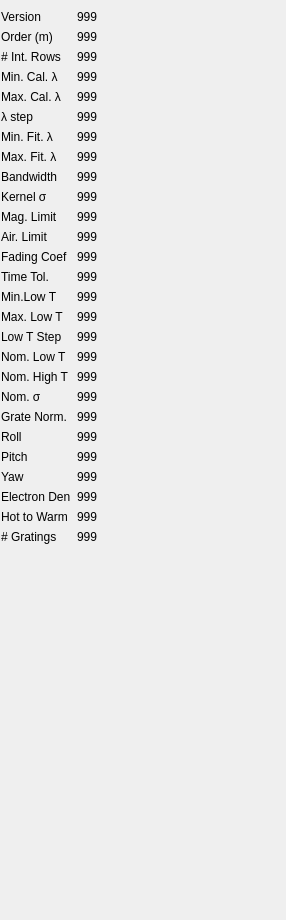
    <widget class="QWidget" name="tab_3">
     <attribute name="title">
      <string>Config File</string>
     </attribute>
     <widget class="QWidget" name="verticalLayoutWidget_5">
      <property name="geometry">
       <rect>
        <x>1</x>
        <y>10</y>
        <width>276</width>
        <height>901</height>
       </rect>
      </property>
      <layout class="QVBoxLayout" name="verticalLayout_11">
       <item>
        <layout class="QFormLayout" name="formLayout">
         <item row="0" column="0">
          <widget class="QLabel" name="label_15">
           <property name="text">
            <string>Version</string>
           </property>
          </widget>
         </item>
         <item row="0" column="1">
          <widget class="QLabel" name="SpectralConfigVersion_label">
           <property name="text">
            <string>999</string>
           </property>
          </widget>
         </item>
         <item row="1" column="0">
          <widget class="QLabel" name="label_16">
           <property name="text">
            <string>Order (m)</string>
           </property>
          </widget>
         </item>
         <item row="1" column="1">
          <widget class="QLabel" name="SpectralConfigOrder_label">
           <property name="text">
            <string>999</string>
           </property>
          </widget>
         </item>
         <item row="2" column="0">
          <widget class="QLabel" name="label_20">
           <property name="text">
            <string># Int. Rows</string>
           </property>
          </widget>
         </item>
         <item row="2" column="1">
          <widget class="QLabel" name="SpectralConfigRowDelta_label">
           <property name="text">
            <string>999</string>
           </property>
          </widget>
         </item>
         <item row="3" column="0">
          <widget class="QLabel" name="label_21">
           <property name="text">
            <string>&lt;html&gt;&lt;head/&gt;&lt;body&gt;&lt;p&gt;Min. Cal. λ&lt;/p&gt;&lt;/body&gt;&lt;/html&gt;</string>
           </property>
          </widget>
         </item>
         <item row="4" column="0">
          <widget class="QLabel" name="label_22">
           <property name="text">
            <string>&lt;html&gt;&lt;head/&gt;&lt;body&gt;&lt;p&gt;Max. Cal. λ&lt;/p&gt;&lt;/body&gt;&lt;/html&gt;</string>
           </property>
          </widget>
         </item>
         <item row="5" column="0">
          <widget class="QLabel" name="label_23">
           <property name="text">
            <string>&lt;html&gt;&lt;head/&gt;&lt;body&gt;&lt;p&gt;λ step&lt;/p&gt;&lt;/body&gt;&lt;/html&gt;</string>
           </property>
          </widget>
         </item>
         <item row="6" column="0">
          <widget class="QLabel" name="label_24">
           <property name="text">
            <string>&lt;p&gt;Min. Fit. λ&lt;/p&gt;&lt;/body&gt;&lt;/html&gt;</string>
           </property>
          </widget>
         </item>
         <item row="7" column="0">
          <widget class="QLabel" name="label_25">
           <property name="text">
            <string>&lt;html&gt;&lt;head/&gt;&lt;body&gt;&lt;p&gt;Max. Fit. λ&lt;/p&gt;&lt;/body&gt;&lt;/html&gt;</string>
           </property>
          </widget>
         </item>
         <item row="8" column="0">
          <widget class="QLabel" name="label_26">
           <property name="text">
            <string>Bandwidth</string>
           </property>
          </widget>
         </item>
         <item row="9" column="0">
          <widget class="QLabel" name="label_27">
           <property name="text">
            <string>&lt;html&gt;&lt;head/&gt;&lt;body&gt;&lt;p&gt;Kernel &amp;sigma;&lt;/p&gt;&lt;/body&gt;&lt;/html&gt;</string>
           </property>
          </widget>
         </item>
         <item row="10" column="0">
          <widget class="QLabel" name="label_28">
           <property name="text">
            <string>Mag. Limit</string>
           </property>
          </widget>
         </item>
         <item row="11" column="0">
          <widget class="QLabel" name="label_29">
           <property name="text">
            <string>Air. Limit</string>
           </property>
          </widget>
         </item>
         <item row="12" column="0">
          <widget class="QLabel" name="label_30">
           <property name="text">
            <string>Fading Coef</string>
           </property>
          </widget>
         </item>
         <item row="13" column="0">
          <widget class="QLabel" name="label_31">
           <property name="text">
            <string>Time Tol.</string>
           </property>
          </widget>
         </item>
         <item row="14" column="0">
          <widget class="QLabel" name="label_32">
           <property name="text">
            <string>Min.Low T</string>
           </property>
          </widget>
         </item>
         <item row="15" column="0">
          <widget class="QLabel" name="label_33">
           <property name="text">
            <string>Max. Low T</string>
           </property>
          </widget>
         </item>
         <item row="16" column="0">
          <widget class="QLabel" name="label_34">
           <property name="text">
            <string>Low T Step</string>
           </property>
          </widget>
         </item>
         <item row="17" column="0">
          <widget class="QLabel" name="label_35">
           <property name="text">
            <string>Nom. Low T</string>
           </property>
          </widget>
         </item>
         <item row="18" column="0">
          <widget class="QLabel" name="label_36">
           <property name="text">
            <string>Nom. High T</string>
           </property>
          </widget>
         </item>
         <item row="19" column="0">
          <widget class="QLabel" name="label_37">
           <property name="text">
            <string>&lt;html&gt;&lt;head/&gt;&lt;body&gt;Nom. &amp;sigma;&lt;/body&gt;&lt;/html&gt;</string>
           </property>
          </widget>
         </item>
         <item row="20" column="0">
          <widget class="QLabel" name="label_18">
           <property name="text">
            <string>Grate Norm.</string>
           </property>
          </widget>
         </item>
         <item row="20" column="1">
          <widget class="QLabel" name="SpectralConfigGratingOffnormal_label">
           <property name="text">
            <string>999</string>
           </property>
          </widget>
         </item>
         <item row="19" column="1">
          <widget class="QLabel" name="SpectralConfigNominalSigma0_label">
           <property name="text">
            <string>999</string>
           </property>
          </widget>
         </item>
         <item row="18" column="1">
          <widget class="QLabel" name="SpectralConfigNominalHiExcTemp_label">
           <property name="text">
            <string>999</string>
           </property>
          </widget>
         </item>
         <item row="17" column="1">
          <widget class="QLabel" name="SpectralConfigNominalLoExcTemp_label">
           <property name="text">
            <string>999</string>
           </property>
          </widget>
         </item>
         <item row="16" column="1">
          <widget class="QLabel" name="SpectralConfigStepLoExcTemp_label">
           <property name="text">
            <string>999</string>
           </property>
          </widget>
         </item>
         <item row="15" column="1">
          <widget class="QLabel" name="SpectralConfigMaxLoExcTemp_label">
           <property name="text">
            <string>999</string>
           </property>
          </widget>
         </item>
         <item row="14" column="1">
          <widget class="QLabel" name="SpectralConfigMinLoExcTemp_label">
           <property name="text">
            <string>999</string>
           </property>
          </widget>
         </item>
         <item row="13" column="1">
          <widget class="QLabel" name="SpectralConfigCoinTimeTolerance_label">
           <property name="text">
            <string>999</string>
           </property>
          </widget>
         </item>
         <item row="21" column="0">
          <widget class="QLabel" name="label_45">
           <property name="text">
            <string>Roll</string>
           </property>
          </widget>
         </item>
         <item row="22" column="0">
          <widget class="QLabel" name="label_46">
           <property name="text">
            <string>Pitch</string>
           </property>
          </widget>
         </item>
         <item row="21" column="1">
          <widget class="QLabel" name="SpectralConfigDefaultRollAngle_label">
           <property name="text">
            <string>999</string>
           </property>
          </widget>
         </item>
         <item row="22" column="1">
          <widget class="QLabel" name="SpectralConfigDefaultPitchAngle_label">
           <property name="text">
            <string>999</string>
           </property>
          </widget>
         </item>
         <item row="23" column="0">
          <widget class="QLabel" name="label_49">
           <property name="text">
            <string>Yaw</string>
           </property>
          </widget>
         </item>
         <item row="24" column="0">
          <widget class="QLabel" name="label_50">
           <property name="text">
            <string>Electron Den</string>
           </property>
          </widget>
         </item>
         <item row="3" column="1">
          <widget class="QLabel" name="SpectralConfigMinCalWavelengthNm_label">
           <property name="text">
            <string>999</string>
           </property>
          </widget>
         </item>
         <item row="4" column="1">
          <widget class="QLabel" name="SpectralConfigMaxCalWavelengthNm_label">
           <property name="text">
            <string>999</string>
           </property>
          </widget>
         </item>
         <item row="5" column="1">
          <widget class="QLabel" name="SpectralConfigDelWavelengthNm_label">
           <property name="text">
            <string>999</string>
           </property>
          </widget>
         </item>
         <item row="6" column="1">
          <widget class="QLabel" name="SpectralConfigMinFitWavelengthNm_label">
           <property name="text">
            <string>999</string>
           </property>
          </widget>
         </item>
         <item row="7" column="1">
          <widget class="QLabel" name="SpectralConfigMaxFitWavelengthNm_label">
           <property name="text">
            <string>999</string>
           </property>
          </widget>
         </item>
         <item row="8" column="1">
          <widget class="QLabel" name="SpectralConfigMinspacWavelengthNm_label">
           <property name="text">
            <string>999</string>
           </property>
          </widget>
         </item>
         <item row="9" column="1">
          <widget class="QLabel" name="SpectralConfigSmoothBandwidthNm_label">
           <property name="text">
            <string>999</string>
           </property>
          </widget>
         </item>
         <item row="10" column="1">
          <widget class="QLabel" name="SpectralConfigFaintestStarMag_label">
           <property name="text">
            <string>999</string>
           </property>
          </widget>
         </item>
         <item row="11" column="1">
          <widget class="QLabel" name="SpectralConfigAirmassLimit_label">
           <property name="text">
            <string>999</string>
           </property>
          </widget>
         </item>
         <item row="12" column="1">
          <widget class="QLabel" name="SpectralConfigFadingCoef_label">
           <property name="text">
            <string>999</string>
           </property>
          </widget>
         </item>
         <item row="23" column="1">
          <widget class="QLabel" name="SpectralConfigDefaultYawDeg_label">
           <property name="text">
            <string>999</string>
           </property>
          </widget>
         </item>
         <item row="24" column="1">
          <widget class="QLabel" name="SpectralConfigDefaultNe_label">
           <property name="text">
            <string>999</string>
           </property>
          </widget>
         </item>
         <item row="25" column="0">
          <widget class="QLabel" name="label_17">
           <property name="text">
            <string>Hot to Warm</string>
           </property>
          </widget>
         </item>
         <item row="25" column="1">
          <widget class="QLabel" name="SpectralConfigDefaultHot2warm_label">
           <property name="text">
            <string>999</string>
           </property>
          </widget>
         </item>
         <item row="26" column="0">
          <widget class="QLabel" name="label_38">
           <property name="text">
            <string># Gratings</string>
           </property>
          </widget>
         </item>
         <item row="26" column="1">
          <widget class="QLabel" name="SpectralConfigNcamsGrating_label">
           <property name="text">
            <string>999</string>
           </property>
          </widget>
         </item>
        </layout>
       </item>
      </layout>
     </widget>
    </widget>
